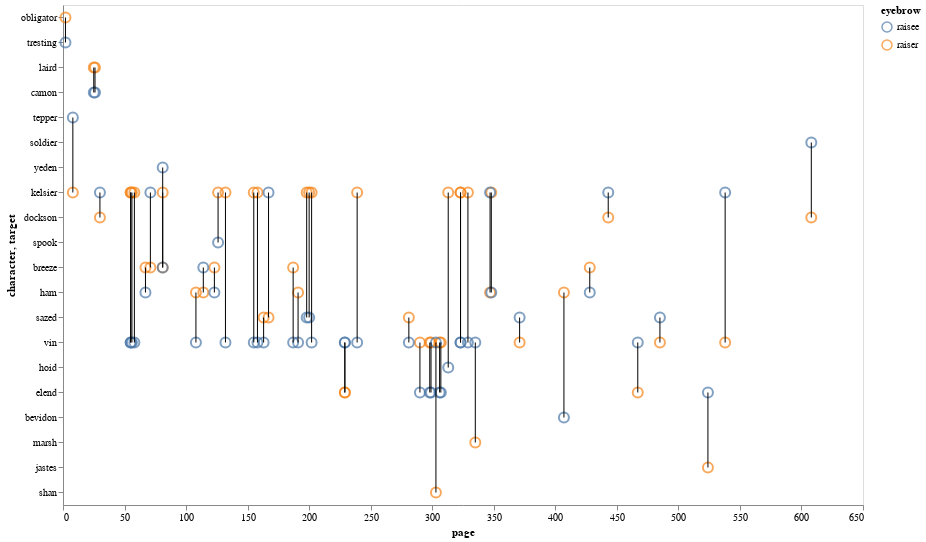

This figure's notebook cell:
### Code cell
# Individual characters transitions between eyebrow raisers to raisees
points = alt.Chart(fe_indiv).mark_point(size=100).encode(
    x='page:Q',
    color=alt.Color('eyebrow:N'),
    y = alt.Y('character:N', sort=custom_char_sort),
).properties(
    height=500, 
    width=800
)

lines = alt.Chart(fe).mark_rule().encode(
    x = 'page:Q',
    y = alt.Y('character:N', sort=custom_char_sort),
    y2 = alt.Y2('target:N'),
)

chart = points + lines

chart.configure_axis(
    grid=False
)

### Figure 1 — Vega-Lite specification as saved in the notebook (floating-point values rounded to 4 significant figures)
{"config": {"view": {"continuousWidth": 400, "continuousHeight": 300}, "axis": {"grid": false}}, "layer": [{"data": {"name": "data-862ecea517b9cbb473e3116e82981722"}, "mark": {"type": "point", "size": 100}, "encoding": {"color": {"type": "nominal", "field": "eyebrow"}, "x": {"type": "quantitative", "field": "page"}, "y": {"type": "nominal", "field": "character", "sort": ["obligator", "tresting", "laird", "camon", "tepper", "soldier", "yeden", "dockson", "spook", "kelsier", "vin", "elend", "sazed", "breeze", "ham", "bevidonk", "hoid", "marsh", "jastes", "shan"]}}, "height": 500, "width": 800}, {"data": {"name": "data-963b957ec5a4662d48e127719c086e02"}, "mark": "rule", "encoding": {"x": {"type": "quantitative", "field": "page"}, "y": {"type": "nominal", "field": "character", "sort": ["obligator", "tresting", "laird", "camon", "tepper", "soldier", "yeden", "dockson", "spook", "kelsier", "vin", "elend", "sazed", "breeze", "ham", "bevidonk", "hoid", "marsh", "jastes", "shan"]}, "y2": {"field": "target"}}}], "$schema": "https://vega.github.io/schema/vega-lite/v4.0.2.json", "datasets": {"data-862ecea517b9cbb473e3116e82981722": [{"page": 2, "eyebrow": "raiser", "character": "obligator"}, {"page": 8, "eyebrow": "raiser", "character": "kelsier"}, {"page": 25, "eyebrow": "raiser", "character": "laird"}, {"page": 26, "eyebrow": "raiser", "character": "laird"}, {"page": 30, "eyebrow": "raiser", "character": "dockson"}, {"page": 55, "eyebrow": "raiser", "character": "kelsier"}, {"page": 55, "eyebrow": "raiser", "character": "kelsier"}, {"page": 56, "eyebrow": "raiser", "character": "kelsier"}, {"page": 58, "eyebrow": "raiser", "character": "kelsier"}, {"page": 67, "eyebrow": "raiser", "character": "breeze"}, {"page": 71, "eyebrow": "raiser", "character": "breeze"}, {"page": 81, "eyebrow": "raiser", "character": "kelsier"}, {"page": 81, "eyebrow": "raiser", "character": "breeze"}, {"page": 108, "eyebrow": "raiser", "character": "ham"}, {"page": 114, "eyebrow": "raiser", "character": "ham"}, {"page": 123, "eyebrow": "raiser", "character": "breeze"}, {"page": 126, "eyebrow": "raiser", "character": "kelsier"}, {"page": 132, "eyebrow": "raiser", "character": "kelsier"}, {"page": 155, "eyebrow": "raiser", "character": "kelsier"}, {"page": 158, "eyebrow": "raiser", "character": "kelsier"}, {"page": 163, "eyebrow": "raiser", "character": "sazed"}, {"page": 167, "eyebrow": "raiser", "character": "sazed"}, {"page": 187, "eyebrow": "raiser", "character": "breeze"}, {"page": 191, "eyebrow": "raiser", "character": "ham"}, {"page": 198, "eyebrow": "raiser", "character": "kelsier"}, {"page": 200, "eyebrow": "raiser", "character": "kelsier"}, {"page": 202, "eyebrow": "raiser", "character": "kelsier"}, {"page": 229, "eyebrow": "raiser", "character": "elend"}, {"page": 229, "eyebrow": "raiser", "character": "elend"}, {"page": 239, "eyebrow": "raiser", "character": "kelsier"}, {"page": 281, "eyebrow": "raiser", "character": "sazed"}, {"page": 290, "eyebrow": "raiser", "character": "vin"}, {"page": 298, "eyebrow": "raiser", "character": "vin"}, {"page": 299, "eyebrow": "raiser", "character": "vin"}, {"page": 303, "eyebrow": "raiser", "character": "shan"}, {"page": 306, "eyebrow": "raiser", "character": "vin"}, {"page": 307, "eyebrow": "raiser", "character": "vin"}, {"page": 313, "eyebrow": "raiser", "character": "kelsier"}, {"page": 323, "eyebrow": "raiser", "character": "kelsier"}, {"page": 323, "eyebrow": "raiser", "character": "kelsier"}, {"page": 329, "eyebrow": "raiser", "character": "kelsier"}, {"page": 335, "eyebrow": "raiser", "character": "marsh"}, {"page": 347, "eyebrow": "raiser", "character": "ham"}, {"page": 348, "eyebrow": "raiser", "character": "kelsier"}, {"page": 371, "eyebrow": "raiser", "character": "vin"}, {"page": 407, "eyebrow": "raiser", "character": "ham"}, {"page": 428, "eyebrow": "raiser", "character": "breeze"}, {"page": 443, "eyebrow": "raiser", "character": "dockson"}, {"page": 467, "eyebrow": "raiser", "character": "elend"}, {"page": 485, "eyebrow": "raiser", "character": "vin"}, {"page": 524, "eyebrow": "raiser", "character": "jastes"}, {"page": 538, "eyebrow": "raiser", "character": "vin"}, {"page": 608, "eyebrow": "raiser", "character": "dockson"}, {"page": 2, "eyebrow": "raisee", "character": "tresting"}, {"page": 8, "eyebrow": "raisee", "character": "tepper"}, {"page": 25, "eyebrow": "raisee", "character": "camon"}, {"page": 26, "eyebrow": "raisee", "character": "camon"}, {"page": 30, "eyebrow": "raisee", "character": "kelsier"}, {"page": 55, "eyebrow": "raisee", "character": "vin"}, {"page": 55, "eyebrow": "raisee", "character": "vin"}, {"page": 56, "eyebrow": "raisee", "character": "vin"}, {"page": 58, "eyebrow": "raisee", "character": "vin"}, {"page": 67, "eyebrow": "raisee", "character": "ham"}, {"page": 71, "eyebrow": "raisee", "character": "kelsier"}, {"page": 81, "eyebrow": "raisee", "character": "breeze"}, {"page": 81, "eyebrow": "raisee", "character": "yeden"}, {"page": 108, "eyebrow": "raisee", "character": "vin"}, {"page": 114, "eyebrow": "raisee", "character": "breeze"}, {"page": 123, "eyebrow": "raisee", "character": "ham"}, {"page": 126, "eyebrow": "raisee", "character": "spook"}, {"page": 132, "eyebrow": "raisee", "character": "vin"}, {"page": 155, "eyebrow": "raisee", "character": "vin"}, {"page": 158, "eyebrow": "raisee", "character": "vin"}, {"page": 163, "eyebrow": "raisee", "character": "vin"}, {"page": 167, "eyebrow": "raisee", "character": "kelsier"}, {"page": 187, "eyebrow": "raisee", "character": "vin"}, {"page": 191, "eyebrow": "raisee", "character": "vin"}, {"page": 198, "eyebrow": "raisee", "character": "sazed"}, {"page": 200, "eyebrow": "raisee", "character": "sazed"}, {"page": 202, "eyebrow": "raisee", "character": "vin"}, {"page": 229, "eyebrow": "raisee", "character": "vin"}, {"page": 229, "eyebrow": "raisee", "character": "vin"}, {"page": 239, "eyebrow": "raisee", "character": "vin"}, {"page": 281, "eyebrow": "raisee", "character": "vin"}, {"page": 290, "eyebrow": "raisee", "character": "elend"}, {"page": 298, "eyebrow": "raisee", "character": "elend"}, {"page": 299, "eyebrow": "raisee", "character": "elend"}, {"page": 303, "eyebrow": "raisee", "character": "vin"}, {"page": 306, "eyebrow": "raisee", "character": "elend"}, {"page": 307, "eyebrow": "raisee", "character": "elend"}, {"page": 313, "eyebrow": "raisee", "character": "hoid"}, {"page": 323, "eyebrow": "raisee", "character": "vin"}, {"page": 323, "eyebrow": "raisee", "character": "vin"}, {"page": 329, "eyebrow": "raisee", "character": "vin"}, {"page": 335, "eyebrow": "raisee", "character": "vin"}, {"page": 347, "eyebrow": "raisee", "character": "kelsier"}, {"page": 348, "eyebrow": "raisee", "character": "ham"}, {"page": 371, "eyebrow": "raisee", "character": "sazed"}, {"page": 407, "eyebrow": "raisee", "character": "bevidon"}, {"page": 428, "eyebrow": "raisee", "character": "ham"}, {"page": 443, "eyebrow": "raisee", "character": "kelsier"}, {"page": 467, "eyebrow": "raisee", "character": "vin"}, {"page": 485, "eyebrow": "raisee", "character": "sazed"}, {"page": 524, "eyebrow": "raisee", "character": "elend"}, {"page": 538, "eyebrow": "raisee", "character": "kelsier"}, {"page": 608, "eyebrow": "raisee", "character": "soldier"}], "data-963b957ec5a4662d48e127719c086e02": [{"page": 2, "character": "obligator", "target": "tresting", "book": 1}, {"page": 8, "character": "kelsier", "target": "tepper", "book": 1}, {"page": 25, "character": "laird", "target": "camon", "book": 1}, {"page": 26, "character": "laird", "target": "camon", "book": 1}, {"page": 30, "character": "dockson", "target": "kelsier", "book": 1}, {"page": 55, "character": "kelsier", "target": "vin", "book": 1}, {"page": 55, "character": "kelsier", "target": "vin", "book": 1}, {"page": 56, "character": "kelsier", "target": "vin", "book": 1}, {"page": 58, "character": "kelsier", "target": "vin", "book": 1}, {"page": 67, "character": "breeze", "target": "ham", "book": 1}, {"page": 71, "character": "breeze", "target": "kelsier", "book": 1}, {"page": 81, "character": "kelsier", "target": "breeze", "book": 1}, {"page": 81, "character": "breeze", "target": "yeden", "book": 1}, {"page": 108, "character": "ham", "target": "vin", "book": 1}, {"page": 114, "character": "ham", "target": "breeze", "book": 1}, {"page": 123, "character": "breeze", "target": "ham", "book": 1}, {"page": 126, "character": "kelsier", "target": "spook", "book": 1}, {"page": 132, "character": "kelsier", "target": "vin", "book": 1}, {"page": 155, "character": "kelsier", "target": "vin", "book": 1}, {"page": 158, "character": "kelsier", "target": "vin", "book": 1}, {"page": 163, "character": "sazed", "target": "vin", "book": 1}, {"page": 167, "character": "sazed", "target": "kelsier", "book": 1}, {"page": 187, "character": "breeze", "target": "vin", "book": 1}, {"page": 191, "character": "ham", "target": "vin", "book": 1}, {"page": 198, "character": "kelsier", "target": "sazed", "book": 1}, {"page": 200, "character": "kelsier", "target": "sazed", "book": 1}, {"page": 202, "character": "kelsier", "target": "vin", "book": 1}, {"page": 229, "character": "elend", "target": "vin", "book": 1}, {"page": 229, "character": "elend", "target": "vin", "book": 1}, {"page": 239, "character": "kelsier", "target": "vin", "book": 1}, {"page": 281, "character": "sazed", "target": "vin", "book": 1}, {"page": 290, "character": "vin", "target": "elend", "book": 1}, {"page": 298, "character": "vin", "target": "elend", "book": 1}, {"page": 299, "character": "vin", "target": "elend", "book": 1}, {"page": 303, "character": "shan", "target": "vin", "book": 1}, {"page": 306, "character": "vin", "target": "elend", "book": 1}, {"page": 307, "character": "vin", "target": "elend", "book": 1}, {"page": 313, "character": "kelsier", "target": "hoid", "book": 1}, {"page": 323, "character": "kelsier", "target": "vin", "book": 1}, {"page": 323, "character": "kelsier", "target": "vin", "book": 1}, {"page": 329, "character": "kelsier", "target": "vin", "book": 1}, {"page": 335, "character": "marsh", "target": "vin", "book": 1}, {"page": 347, "character": "ham", "target": "kelsier", "book": 1}, {"page": 348, "character": "kelsier", "target": "ham", "book": 1}, {"page": 371, "character": "vin", "target": "sazed", "book": 1}, {"page": 407, "character": "ham", "target": "bevidon", "book": 1}, {"page": 428, "character": "breeze", "target": "ham", "book": 1}, {"page": 443, "character": "dockson", "target": "kelsier", "book": 1}, {"page": 467, "character": "elend", "target": "vin", "book": 1}, {"page": 485, "character": "vin", "target": "sazed", "book": 1}, {"page": 524, "character": "jastes", "target": "elend", "book": 1}, {"page": 538, "character": "vin", "target": "kelsier", "book": 1}, {"page": 608, "character": "dockson", "target": "soldier", "book": 1}]}}
